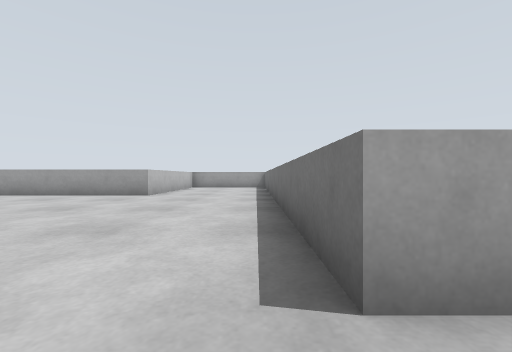
[1] (above)

24 first-person views from a walk through a world built for the Gazebo simulator. The camera is 0.15 m above the floor, looks level and sees 90° across. The floor is counted in squares, 0.25 m on a side. Each view is taken from the middle of a square. On the plan, view 1 faces up. The plan holds only what a view shows up to about 9 squares ahead; the rest is blank. The place goes on beyond the plan.

[2]
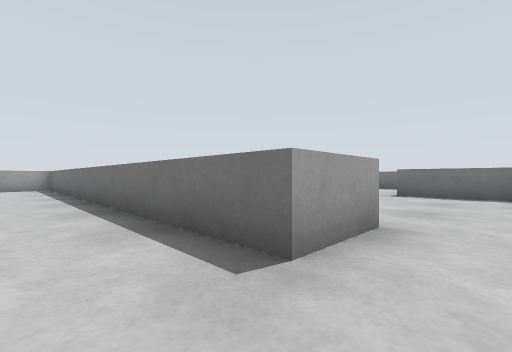

[3]
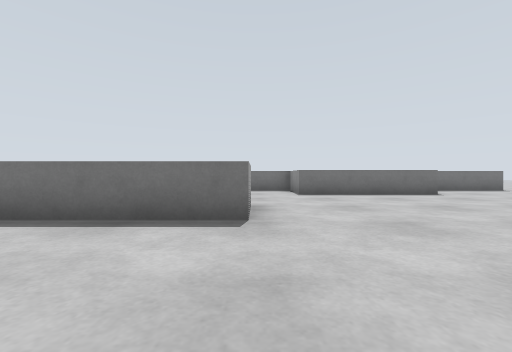

[4]
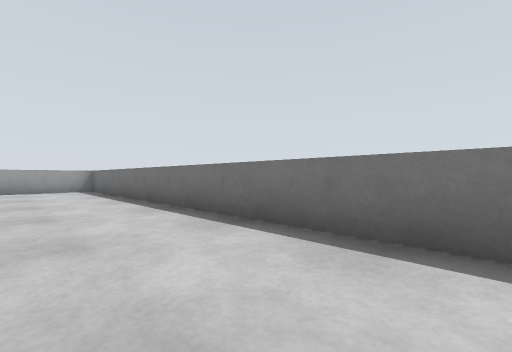

[5]
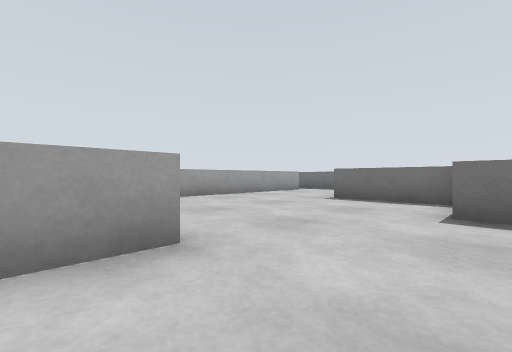

[6]
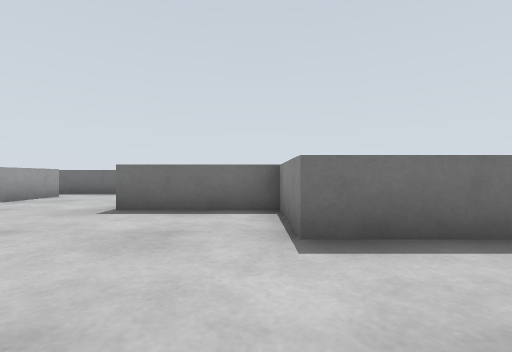

[7]
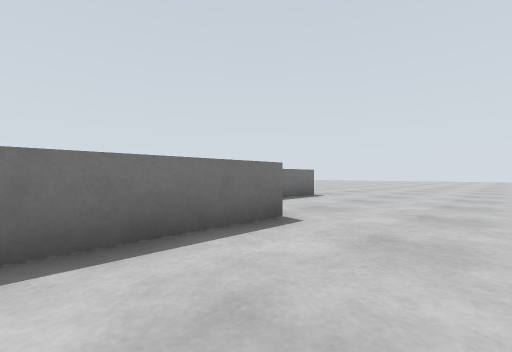

[8]
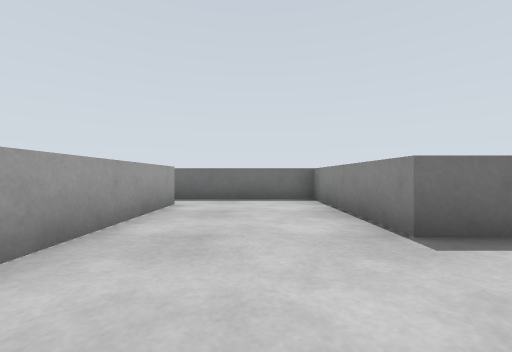

[9]
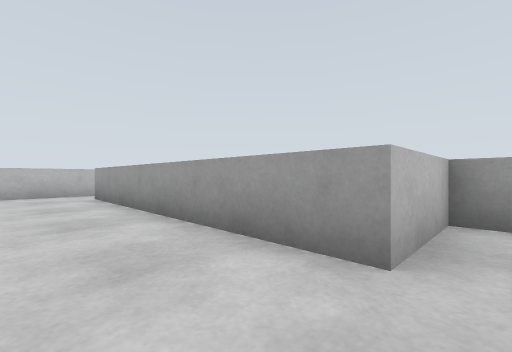

[10]
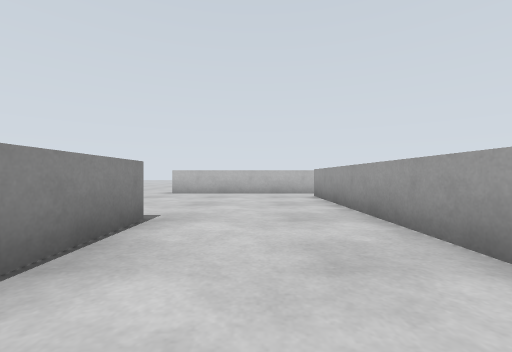

[11]
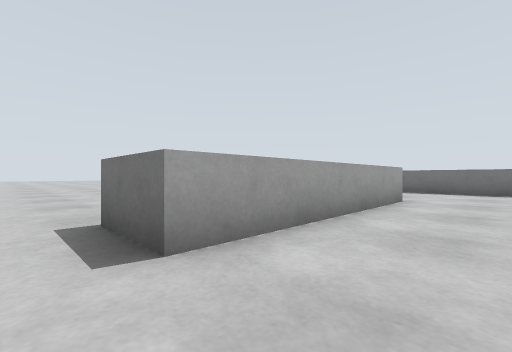

[12]
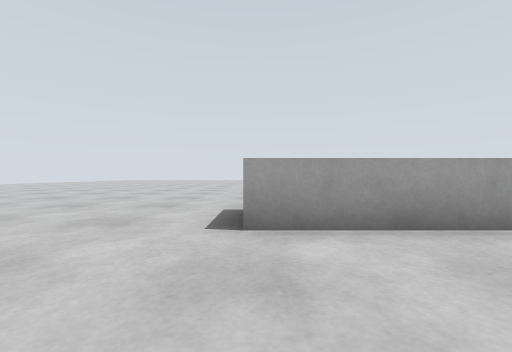

[13]
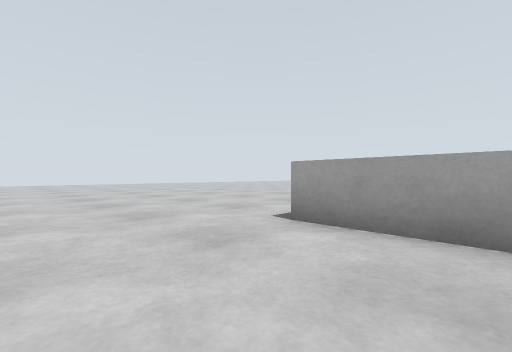

[14]
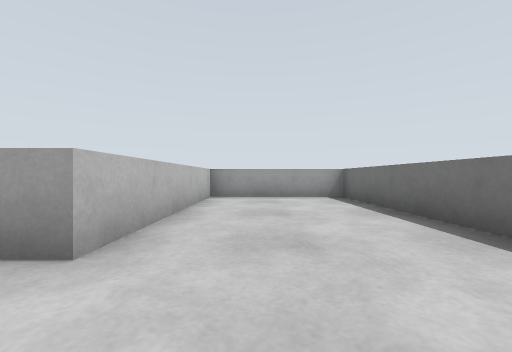

[15]
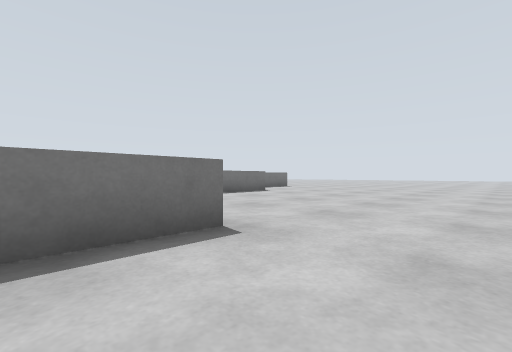

[16]
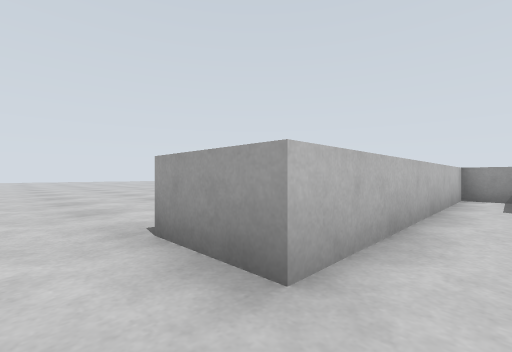

[17]
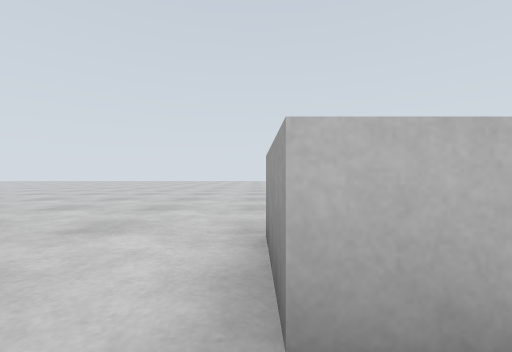

[18]
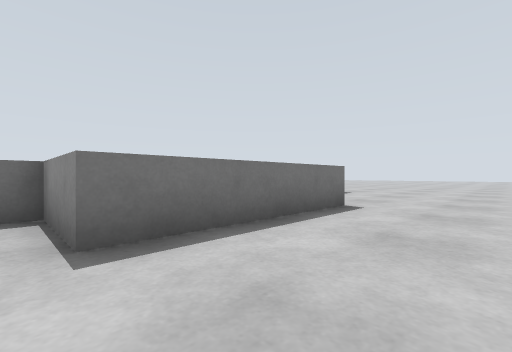

[19]
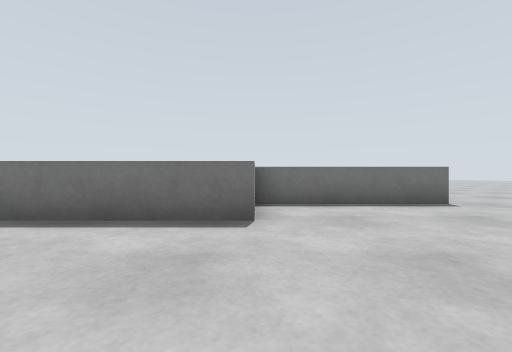

[20]
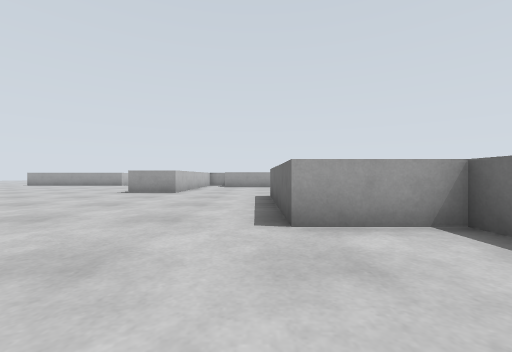

[21]
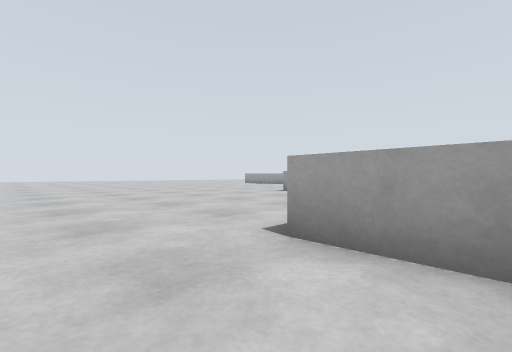

[22]
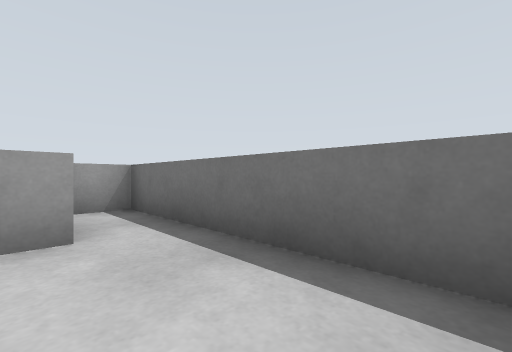

[23]
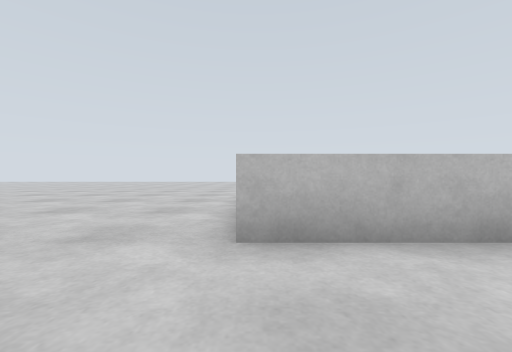

[24]
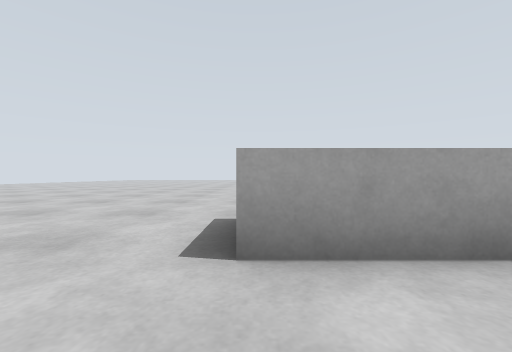

### Floor plan
Points are (right, up) in squares from view 1. A wall is a line through its corners. A room is listed if a view was taken in it or the views show most of it. See-through windows are left out.
Room 1 (views 1, 2, 3, 4, 5, 6, 7, 8, 9, 10, 11, 12, 13, 14, 15, 16, 17, 18, 19, 20, 21, 22, 23, 24)
walls: (2.1, 3.5) (2.1, 1.1) (0.5, 1.1) (0.5, 11.6); (7.5, -5) (5.4, -5) (5.4, -0.4) (7.5, -0.4) (7.5, 1.6); (8.4, 2.5) (11.7, 2.5) (11.7, 3.5); (7.5, -9.2) (7.5, -8.4); (-0.4, 13.3) (-3.3, 13.3) (-3.3, 7.8) (-9.1, 7.8); (11.7, 5.4) (11.7, 7.8) (10.5, 7.8) (10.5, 5.7) (3.2, 5.7)
ways out: opening at (-11.5, 8.5); opening at (0, 12)

Positions as (right, up) in squares from view 1, and headings:
1: (0, 0), facing up
2: (-1, 0), facing up-right
3: (-3, 1), facing right
4: (-2, 2), facing up-right
5: (1, -1), facing up-right
6: (3, 0), facing right
7: (3, -2), facing down-right
8: (5, 4), facing right
9: (11, 4), facing up-left
10: (11, 4), facing left
11: (-10, 6), facing up-right
12: (-9, 5), facing up
13: (-7, 5), facing up-left
14: (-2, 6), facing up
15: (-2, 3), facing down-right
16: (3, 0), facing up-left
17: (3, 1), facing left
18: (3, 0), facing down-right
19: (2, -5), facing right
20: (5, -8), facing up
21: (7, -7), facing up-left
22: (10, 3), facing up-right
23: (-1, 8), facing left
24: (-9, 6), facing up
